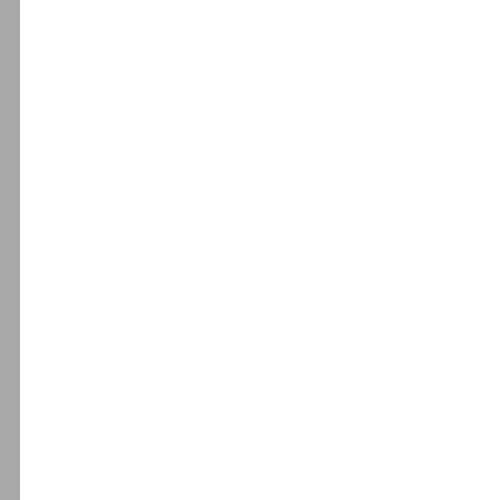
Frame 1 (no input)
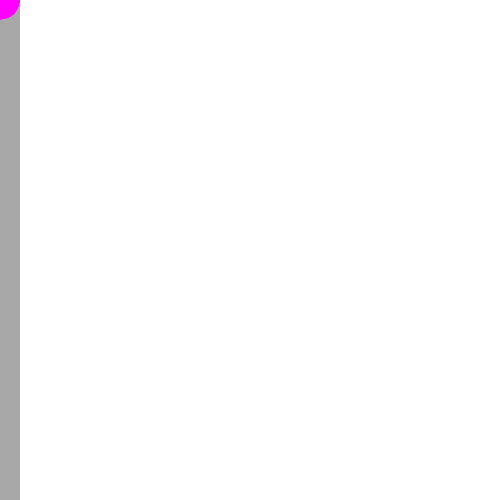
Frame 60 (no input)
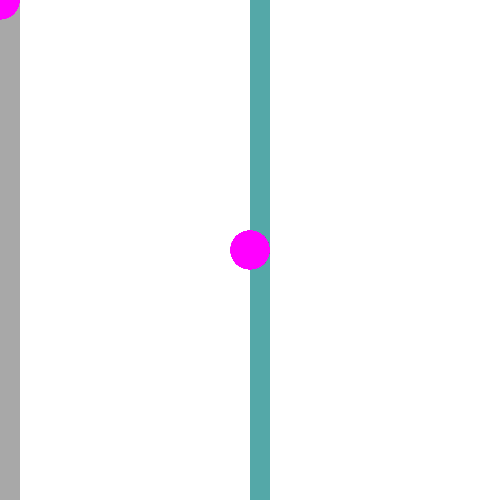
Frame 120 (the mouse pressed at the canvas centre since frame 60)

The p5.js sketch that drew these frames (run headless with seeded random() and noise() and a simulated clock; from frame 60 on, the mouse is pressed at the canvas centre):

// p5.js sketch
// ── sketch.js
// Szerokośc paska z kolorem 20 pikseli
const barWidth = 20;
// Poprzedni pasek (aby nie rysować go ponownie)
let lastBar = -5;
// Zapamientywamy poprzednie localizacje dla myszy
let mouse_trail = [];

function setup() {
  // Stwórz płótno 500x500 pikseli
  createCanvas(500, 500);
  // Zmiana na tryb kolorów HSB
  // (Tryb, Hue, Saturation, Brightness)
  colorMode(HSB, width, height, 100);
  // Bez konturu
  noStroke();
}

function draw() {

  // Który pasek = pozycja myszy po X / szerokość paska
  let whichBar = mouseX / barWidth;
  // Jeśli pasek jest inny niż poprzedni
  if (whichBar !== lastBar) {
    // Wybierz kolor na podstawie pozycji myszy
    let barX = whichBar * barWidth;
    // Ustaw kolor wypełnienia na podstawie pozycji myszy
    fill(barX, mouseY, 66);
    // Narysuj prostokąt na podstawie pozycji myszy
    rect(barX, 0, barWidth, height);
    // Zapisz poprzedni pasek jako obecny
    lastBar = whichBar;
  }

  // Dodaj aktualną pozycję myszy do tablicy
  mouse_trail.push(new p5.Vector(mouseX, mouseY));

  // Jeśli ścieżka jest zbyt długa, usuń pierwszy (najstarszy) punkt
  if (mouse_trail.length > 30) {
    // Usuń pierwszy element z tablicy
    mouse_trail.shift();
  }

  // Narysuj ścieżkę
  for (let i = 0; i < mouse_trail.length; i++) {
    // Pobierz punkt z tablicy
    let p = mouse_trail[i];

    // Wybierz kolor na podstawie pozycji myszy
    let c = color('magenta');
    fill(c);

    // Rozmiar ścieżki jest mniejszy na początku,
    // a większy bliżej myszy
    let size = 40.0 * i / mouse_trail.length;
    // Narysuj koło w punkcie
    circle(p.x, p.y, size);
  }
}
